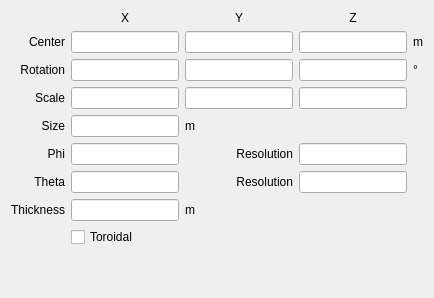
             <widget class="QWidget" name="superquadric">
              <layout class="QGridLayout" name="gridLayout_52">
               <item row="2" column="2">
                <widget class="LineEdit" name="lineedit_superquadric_rotationy">
                 <property name="font">
                  <font>
                   <weight>50</weight>
                   <bold>false</bold>
                  </font>
                 </property>
                </widget>
               </item>
               <item row="1" column="3">
                <widget class="LineEdit" name="lineedit_superquadric_centerz">
                 <property name="font">
                  <font>
                   <weight>50</weight>
                   <bold>false</bold>
                  </font>
                 </property>
                </widget>
               </item>
               <item row="4" column="0">
                <widget class="QLabel" name="label_350">
                 <property name="font">
                  <font>
                   <weight>50</weight>
                   <bold>false</bold>
                  </font>
                 </property>
                 <property name="text">
                  <string>&lt;html&gt;&lt;head/&gt;&lt;body&gt;&lt;p align=&quot;right&quot;&gt;Size&lt;/p&gt;&lt;/body&gt;&lt;/html&gt;</string>
                 </property>
                </widget>
               </item>
               <item row="7" column="1">
                <widget class="LineEdit" name="lineedit_superquadric_thickness">
                 <property name="font">
                  <font>
                   <weight>50</weight>
                   <bold>false</bold>
                  </font>
                 </property>
                </widget>
               </item>
               <item row="4" column="2">
                <widget class="QLabel" name="label_354">
                 <property name="font">
                  <font>
                   <weight>50</weight>
                   <bold>false</bold>
                  </font>
                 </property>
                 <property name="text">
                  <string>m</string>
                 </property>
                </widget>
               </item>
               <item row="7" column="0">
                <widget class="QLabel" name="label_357">
                 <property name="font">
                  <font>
                   <weight>50</weight>
                   <bold>false</bold>
                  </font>
                 </property>
                 <property name="text">
                  <string>Thickness</string>
                 </property>
                </widget>
               </item>
               <item row="1" column="0">
                <widget class="QLabel" name="label_356">
                 <property name="font">
                  <font>
                   <weight>50</weight>
                   <bold>false</bold>
                  </font>
                 </property>
                 <property name="text">
                  <string>&lt;html&gt;&lt;head/&gt;&lt;body&gt;&lt;p align=&quot;right&quot;&gt;Center&lt;/p&gt;&lt;/body&gt;&lt;/html&gt;</string>
                 </property>
                </widget>
               </item>
               <item row="6" column="1">
                <widget class="LineEdit" name="lineedit_superquadric_theta">
                 <property name="font">
                  <font>
                   <weight>50</weight>
                   <bold>false</bold>
                  </font>
                 </property>
                </widget>
               </item>
               <item row="2" column="1">
                <widget class="LineEdit" name="lineedit_superquadric_rotationx">
                 <property name="font">
                  <font>
                   <weight>50</weight>
                   <bold>false</bold>
                  </font>
                 </property>
                </widget>
               </item>
               <item row="2" column="4">
                <widget class="QLabel" name="label_347">
                 <property name="font">
                  <font>
                   <weight>50</weight>
                   <bold>false</bold>
                  </font>
                 </property>
                 <property name="text">
                  <string>°</string>
                 </property>
                </widget>
               </item>
               <item row="5" column="1">
                <widget class="LineEdit" name="lineedit_superquadric_phi">
                 <property name="font">
                  <font>
                   <weight>50</weight>
                   <bold>false</bold>
                  </font>
                 </property>
                </widget>
               </item>
               <item row="0" column="2">
                <widget class="QLabel" name="label_351">
                 <property name="sizePolicy">
                  <sizepolicy hsizetype="Preferred" vsizetype="Maximum">
                   <horstretch>0</horstretch>
                   <verstretch>0</verstretch>
                  </sizepolicy>
                 </property>
                 <property name="font">
                  <font>
                   <weight>50</weight>
                   <bold>false</bold>
                  </font>
                 </property>
                 <property name="text">
                  <string>Y</string>
                 </property>
                 <property name="alignment">
                  <set>Qt::AlignCenter</set>
                 </property>
                </widget>
               </item>
               <item row="5" column="2">
                <widget class="QLabel" name="label_346">
                 <property name="font">
                  <font>
                   <weight>50</weight>
                   <bold>false</bold>
                  </font>
                 </property>
                 <property name="text">
                  <string>Resolution</string>
                 </property>
                 <property name="alignment">
                  <set>Qt::AlignRight|Qt::AlignTrailing|Qt::AlignVCenter</set>
                 </property>
                </widget>
               </item>
               <item row="1" column="1">
                <widget class="LineEdit" name="lineedit_superquadric_centerx">
                 <property name="font">
                  <font>
                   <weight>50</weight>
                   <bold>false</bold>
                  </font>
                 </property>
                </widget>
               </item>
               <item row="5" column="0">
                <widget class="QLabel" name="label_348">
                 <property name="font">
                  <font>
                   <weight>50</weight>
                   <bold>false</bold>
                  </font>
                 </property>
                 <property name="text">
                  <string>&lt;html&gt;&lt;head/&gt;&lt;body&gt;&lt;p align=&quot;right&quot;&gt;Phi&lt;/p&gt;&lt;/body&gt;&lt;/html&gt;</string>
                 </property>
                </widget>
               </item>
               <item row="1" column="4">
                <widget class="QLabel" name="label_352">
                 <property name="font">
                  <font>
                   <weight>50</weight>
                   <bold>false</bold>
                  </font>
                 </property>
                 <property name="text">
                  <string>m</string>
                 </property>
                </widget>
               </item>
               <item row="6" column="2">
                <widget class="QLabel" name="label_353">
                 <property name="font">
                  <font>
                   <weight>50</weight>
                   <bold>false</bold>
                  </font>
                 </property>
                 <property name="text">
                  <string>Resolution</string>
                 </property>
                 <property name="alignment">
                  <set>Qt::AlignRight|Qt::AlignTrailing|Qt::AlignVCenter</set>
                 </property>
                </widget>
               </item>
               <item row="1" column="2">
                <widget class="LineEdit" name="lineedit_superquadric_centery">
                 <property name="font">
                  <font>
                   <weight>50</weight>
                   <bold>false</bold>
                  </font>
                 </property>
                </widget>
               </item>
               <item row="2" column="0">
                <widget class="QLabel" name="label_360">
                 <property name="font">
                  <font>
                   <weight>50</weight>
                   <bold>false</bold>
                  </font>
                 </property>
                 <property name="text">
                  <string>&lt;html&gt;&lt;head/&gt;&lt;body&gt;&lt;p align=&quot;right&quot;&gt;Rotation&lt;/p&gt;&lt;/body&gt;&lt;/html&gt;</string>
                 </property>
                </widget>
               </item>
               <item row="6" column="0">
                <widget class="QLabel" name="label_359">
                 <property name="font">
                  <font>
                   <weight>50</weight>
                   <bold>false</bold>
                  </font>
                 </property>
                 <property name="text">
                  <string>&lt;html&gt;&lt;head/&gt;&lt;body&gt;&lt;p align=&quot;right&quot;&gt;Theta&lt;/p&gt;&lt;/body&gt;&lt;/html&gt;</string>
                 </property>
                </widget>
               </item>
               <item row="4" column="1">
                <widget class="LineEdit" name="lineedit_superquadric_size">
                 <property name="font">
                  <font>
                   <weight>50</weight>
                   <bold>false</bold>
                  </font>
                 </property>
                </widget>
               </item>
               <item row="0" column="3">
                <widget class="QLabel" name="label_358">
                 <property name="sizePolicy">
                  <sizepolicy hsizetype="Preferred" vsizetype="Maximum">
                   <horstretch>0</horstretch>
                   <verstretch>0</verstretch>
                  </sizepolicy>
                 </property>
                 <property name="font">
                  <font>
                   <weight>50</weight>
                   <bold>false</bold>
                  </font>
                 </property>
                 <property name="text">
                  <string>Z</string>
                 </property>
                 <property name="alignment">
                  <set>Qt::AlignCenter</set>
                 </property>
                </widget>
               </item>
               <item row="2" column="3">
                <widget class="LineEdit" name="lineedit_superquadric_rotationz">
                 <property name="font">
                  <font>
                   <weight>50</weight>
                   <bold>false</bold>
                  </font>
                 </property>
                </widget>
               </item>
               <item row="9" column="1">
                <spacer name="verticalSpacer_59">
                 <property name="orientation">
                  <enum>Qt::Vertical</enum>
                 </property>
                 <property name="sizeHint" stdset="0">
                  <size>
                   <width>20</width>
                   <height>40</height>
                  </size>
                 </property>
                </spacer>
               </item>
               <item row="0" column="1">
                <widget class="QLabel" name="label_355">
                 <property name="sizePolicy">
                  <sizepolicy hsizetype="Preferred" vsizetype="Maximum">
                   <horstretch>0</horstretch>
                   <verstretch>0</verstretch>
                  </sizepolicy>
                 </property>
                 <property name="font">
                  <font>
                   <weight>50</weight>
                   <bold>false</bold>
                  </font>
                 </property>
                 <property name="text">
                  <string>X</string>
                 </property>
                 <property name="alignment">
                  <set>Qt::AlignCenter</set>
                 </property>
                </widget>
               </item>
               <item row="7" column="2">
                <widget class="QLabel" name="label_349">
                 <property name="font">
                  <font>
                   <weight>50</weight>
                   <bold>false</bold>
                  </font>
                 </property>
                 <property name="text">
                  <string>m</string>
                 </property>
                </widget>
               </item>
               <item row="8" column="1" colspan="3">
                <widget class="CheckBox" name="checkbox_superquadric_toroidal">
                 <property name="font">
                  <font>
                   <weight>50</weight>
                   <bold>false</bold>
                  </font>
                 </property>
                 <property name="text">
                  <string>Toroidal</string>
                 </property>
                </widget>
               </item>
               <item row="3" column="0">
                <widget class="QLabel" name="label_361">
                 <property name="text">
                  <string>Scale</string>
                 </property>
                 <property name="textFormat">
                  <enum>Qt::AutoText</enum>
                 </property>
                 <property name="alignment">
                  <set>Qt::AlignRight|Qt::AlignTrailing|Qt::AlignVCenter</set>
                 </property>
                </widget>
               </item>
               <item row="3" column="1">
                <widget class="LineEdit" name="lineedit_superquadric_scalex"/>
               </item>
               <item row="3" column="2">
                <widget class="LineEdit" name="lineedit_superquadric_scaley"/>
               </item>
               <item row="3" column="3">
                <widget class="LineEdit" name="lineedit_superquadric_scalez"/>
               </item>
               <item row="5" column="3">
                <widget class="LineEdit" name="lineedit_superquadric_phiresolution"/>
               </item>
               <item row="6" column="3">
                <widget class="LineEdit" name="lineedit_superquadric_thetaresolution"/>
               </item>
              </layout>
             </widget>
